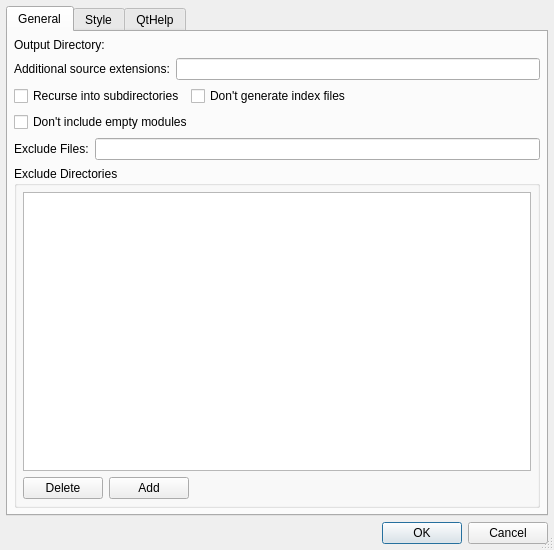
<?xml version="1.0" encoding="UTF-8"?>
<ui version="4.0">
 <class>EricdocConfigDialog</class>
 <widget class="QDialog" name="EricdocConfigDialog">
  <property name="geometry">
   <rect>
    <x>0</x>
    <y>0</y>
    <width>554</width>
    <height>550</height>
   </rect>
  </property>
  <property name="windowTitle">
   <string>Ericdoc Configuration</string>
  </property>
  <property name="sizeGripEnabled">
   <bool>true</bool>
  </property>
  <layout class="QVBoxLayout">
   <item>
    <widget class="QTabWidget" name="tabWidget">
     <property name="currentIndex">
      <number>0</number>
     </property>
     <widget class="QWidget" name="generalTab">
      <attribute name="title">
       <string>General</string>
      </attribute>
      <layout class="QVBoxLayout" name="verticalLayout_2">
       <item>
        <layout class="QHBoxLayout" name="horizontalLayout_2">
         <item>
          <widget class="QLabel" name="TextLabel6">
           <property name="text">
            <string>Output Directory:</string>
           </property>
          </widget>
         </item>
         <item>
          <widget class="E5PathPicker" name="outputDirPicker" native="true">
           <property name="sizePolicy">
            <sizepolicy hsizetype="Expanding" vsizetype="Preferred">
             <horstretch>0</horstretch>
             <verstretch>0</verstretch>
            </sizepolicy>
           </property>
           <property name="focusPolicy">
            <enum>Qt::StrongFocus</enum>
           </property>
           <property name="toolTip">
            <string>Enter an output directory</string>
           </property>
          </widget>
         </item>
        </layout>
       </item>
       <item>
        <layout class="QHBoxLayout">
         <item>
          <widget class="QLabel" name="textLabel1_3">
           <property name="text">
            <string>Additional source extensions:</string>
           </property>
          </widget>
         </item>
         <item>
          <widget class="QLineEdit" name="sourceExtEdit">
           <property name="toolTip">
            <string>Enter additional source extensions separated by a comma</string>
           </property>
          </widget>
         </item>
        </layout>
       </item>
       <item>
        <layout class="QHBoxLayout">
         <item>
          <widget class="QCheckBox" name="recursionCheckBox">
           <property name="toolTip">
            <string>Select to recurse into subdirectories</string>
           </property>
           <property name="text">
            <string>Recurse into subdirectories</string>
           </property>
          </widget>
         </item>
         <item>
          <widget class="QCheckBox" name="noindexCheckBox">
           <property name="toolTip">
            <string>Select, if no index files should be generated</string>
           </property>
           <property name="text">
            <string>Don't generate index files</string>
           </property>
          </widget>
         </item>
         <item>
          <spacer>
           <property name="orientation">
            <enum>Qt::Horizontal</enum>
           </property>
           <property name="sizeType">
            <enum>QSizePolicy::Expanding</enum>
           </property>
           <property name="sizeHint" stdset="0">
            <size>
             <width>145</width>
             <height>20</height>
            </size>
           </property>
          </spacer>
         </item>
        </layout>
       </item>
       <item>
        <layout class="QHBoxLayout">
         <item>
          <widget class="QCheckBox" name="noemptyCheckBox">
           <property name="toolTip">
            <string>Select to exclude empty modules</string>
           </property>
           <property name="text">
            <string>Don't include empty modules</string>
           </property>
          </widget>
         </item>
         <item>
          <spacer>
           <property name="orientation">
            <enum>Qt::Horizontal</enum>
           </property>
           <property name="sizeType">
            <enum>QSizePolicy::Expanding</enum>
           </property>
           <property name="sizeHint" stdset="0">
            <size>
             <width>40</width>
             <height>20</height>
            </size>
           </property>
          </spacer>
         </item>
        </layout>
       </item>
       <item>
        <layout class="QHBoxLayout">
         <item>
          <widget class="QLabel" name="label">
           <property name="text">
            <string>Exclude Files:</string>
           </property>
          </widget>
         </item>
         <item>
          <widget class="QLineEdit" name="excludeFilesEdit">
           <property name="toolTip">
            <string>Enter filename patterns of files to be excluded separated by a comma</string>
           </property>
          </widget>
         </item>
        </layout>
       </item>
       <item>
        <widget class="QGroupBox" name="groupBox">
         <property name="sizePolicy">
          <sizepolicy hsizetype="Preferred" vsizetype="Expanding">
           <horstretch>0</horstretch>
           <verstretch>2</verstretch>
          </sizepolicy>
         </property>
         <property name="title">
          <string>Exclude Directories</string>
         </property>
         <layout class="QGridLayout" name="gridLayout_2">
          <item row="1" column="1">
           <widget class="QPushButton" name="addButton">
            <property name="toolTip">
             <string>Press to add the entered directory to the list</string>
            </property>
            <property name="text">
             <string>Add</string>
            </property>
           </widget>
          </item>
          <item row="1" column="0">
           <widget class="QPushButton" name="deleteButton">
            <property name="toolTip">
             <string>Press to delete the selected directory from the list</string>
            </property>
            <property name="text">
             <string>Delete</string>
            </property>
           </widget>
          </item>
          <item row="0" column="0" colspan="3">
           <widget class="QListWidget" name="ignoreDirsList">
            <property name="sizePolicy">
             <sizepolicy hsizetype="Expanding" vsizetype="Expanding">
              <horstretch>0</horstretch>
              <verstretch>3</verstretch>
             </sizepolicy>
            </property>
            <property name="toolTip">
             <string>List of directory basenames to be ignored</string>
            </property>
           </widget>
          </item>
          <item row="1" column="2">
           <widget class="E5PathPicker" name="ignoreDirPicker" native="true">
            <property name="sizePolicy">
             <sizepolicy hsizetype="Expanding" vsizetype="Preferred">
              <horstretch>0</horstretch>
              <verstretch>0</verstretch>
             </sizepolicy>
            </property>
            <property name="focusPolicy">
             <enum>Qt::StrongFocus</enum>
            </property>
            <property name="toolTip">
             <string>Enter a directory basename to be ignored</string>
            </property>
           </widget>
          </item>
         </layout>
        </widget>
       </item>
      </layout>
     </widget>
     <widget class="QWidget" name="styleTab">
      <attribute name="title">
       <string>Style</string>
      </attribute>
      <layout class="QVBoxLayout">
       <item>
        <widget class="QGroupBox" name="groupBox_3">
         <property name="title">
          <string>Style Sheet</string>
         </property>
         <layout class="QVBoxLayout" name="verticalLayout_3">
          <item>
           <widget class="E5PathPicker" name="cssPicker" native="true">
            <property name="sizePolicy">
             <sizepolicy hsizetype="Expanding" vsizetype="Preferred">
              <horstretch>0</horstretch>
              <verstretch>0</verstretch>
             </sizepolicy>
            </property>
            <property name="focusPolicy">
             <enum>Qt::StrongFocus</enum>
            </property>
            <property name="toolTip">
             <string>Enter the filename of a CSS style sheet. Leave empty to use the colours defined below.</string>
            </property>
           </widget>
          </item>
         </layout>
        </widget>
       </item>
       <item>
        <widget class="QGroupBox" name="groupBox_2">
         <property name="title">
          <string>Colours</string>
         </property>
         <layout class="QGridLayout">
          <item row="3" column="1">
           <widget class="QPushButton" name="cfBgButton">
            <property name="toolTip">
             <string>Press to select the class and function header background colour.</string>
            </property>
            <property name="text">
             <string>Class/Function Header Background</string>
            </property>
           </widget>
          </item>
          <item row="3" column="0">
           <widget class="QPushButton" name="cfFgButton">
            <property name="toolTip">
             <string>Press to select the class and function header foreground colour.</string>
            </property>
            <property name="text">
             <string>Class/Function Header Foreground</string>
            </property>
           </widget>
          </item>
          <item row="2" column="1">
           <widget class="QPushButton" name="l2BgButton">
            <property name="toolTip">
             <string>Press to select the level 2 header background colour.</string>
            </property>
            <property name="text">
             <string>Level 2 Header Background</string>
            </property>
           </widget>
          </item>
          <item row="2" column="0">
           <widget class="QPushButton" name="l2FgButton">
            <property name="toolTip">
             <string>Press to select the level 2 header foreground colour.</string>
            </property>
            <property name="text">
             <string>Level 2 Header Foreground</string>
            </property>
           </widget>
          </item>
          <item row="1" column="1">
           <widget class="QPushButton" name="l1BgButton">
            <property name="toolTip">
             <string>Press to select the level 1 header background colour.</string>
            </property>
            <property name="text">
             <string>Level 1 Header Background</string>
            </property>
           </widget>
          </item>
          <item row="1" column="0">
           <widget class="QPushButton" name="l1FgButton">
            <property name="toolTip">
             <string>Press to select the level 1 header foreground colour.</string>
            </property>
            <property name="text">
             <string>Level 1 Header Foreground</string>
            </property>
           </widget>
          </item>
          <item row="0" column="1">
           <widget class="QPushButton" name="bodyBgButton">
            <property name="toolTip">
             <string>Press to select the body background colour.</string>
            </property>
            <property name="text">
             <string>Body Background</string>
            </property>
           </widget>
          </item>
          <item row="0" column="0">
           <widget class="QPushButton" name="bodyFgButton">
            <property name="toolTip">
             <string>Press to select the body foreground colour.</string>
            </property>
            <property name="text">
             <string>Body Foreground</string>
            </property>
           </widget>
          </item>
          <item row="4" column="0">
           <widget class="QPushButton" name="linkFgButton">
            <property name="toolTip">
             <string>Press to select the foreground colour of links.</string>
            </property>
            <property name="text">
             <string>Links</string>
            </property>
           </widget>
          </item>
          <item row="5" column="0" colspan="2">
           <widget class="QTextEdit" name="sample">
            <property name="toolTip">
             <string>This shows an example of the selected colours.</string>
            </property>
            <property name="readOnly">
             <bool>true</bool>
            </property>
           </widget>
          </item>
         </layout>
        </widget>
       </item>
      </layout>
     </widget>
     <widget class="QWidget" name="qtHelpTab">
      <attribute name="title">
       <string>QtHelp</string>
      </attribute>
      <layout class="QVBoxLayout" name="verticalLayout">
       <item>
        <widget class="QGroupBox" name="qtHelpGroup">
         <property name="title">
          <string>Generate QtHelp Files</string>
         </property>
         <property name="checkable">
          <bool>true</bool>
         </property>
         <property name="checked">
          <bool>false</bool>
         </property>
         <layout class="QGridLayout" name="gridLayout">
          <item row="0" column="0">
           <widget class="QLabel" name="TextLabel6_2">
            <property name="text">
             <string>Output Directory:</string>
            </property>
           </widget>
          </item>
          <item row="0" column="1">
           <widget class="E5PathPicker" name="qtHelpDirPicker" native="true">
            <property name="sizePolicy">
             <sizepolicy hsizetype="Expanding" vsizetype="Preferred">
              <horstretch>0</horstretch>
              <verstretch>0</verstretch>
             </sizepolicy>
            </property>
            <property name="focusPolicy">
             <enum>Qt::StrongFocus</enum>
            </property>
            <property name="toolTip">
             <string>Enter an output directory</string>
            </property>
           </widget>
          </item>
          <item row="1" column="0">
           <widget class="QLabel" name="label_2">
            <property name="text">
             <string>Namespace:</string>
            </property>
           </widget>
          </item>
          <item row="1" column="1">
           <widget class="QLineEdit" name="qtHelpNamespaceEdit">
            <property name="toolTip">
             <string>Enter the namespace</string>
            </property>
           </widget>
          </item>
          <item row="2" column="0">
           <widget class="QLabel" name="label_3">
            <property name="text">
             <string>Virtual Folder:</string>
            </property>
           </widget>
          </item>
          <item row="2" column="1">
           <widget class="QLineEdit" name="qtHelpFolderEdit">
            <property name="toolTip">
             <string>Enter the name of the virtual folder (must not contain '/')</string>
            </property>
           </widget>
          </item>
          <item row="3" column="0">
           <widget class="QLabel" name="label_4">
            <property name="text">
             <string>Filter Name:</string>
            </property>
           </widget>
          </item>
          <item row="3" column="1">
           <widget class="QLineEdit" name="qtHelpFilterNameEdit">
            <property name="toolTip">
             <string>Enter the name of the custom filter</string>
            </property>
           </widget>
          </item>
          <item row="4" column="0">
           <widget class="QLabel" name="label_5">
            <property name="text">
             <string>Filter Attributes:</string>
            </property>
           </widget>
          </item>
          <item row="4" column="1">
           <widget class="QLineEdit" name="qtHelpFilterAttributesEdit">
            <property name="toolTip">
             <string>Enter the filter attributes separated by ':'</string>
            </property>
           </widget>
          </item>
          <item row="5" column="0">
           <widget class="QLabel" name="label_6">
            <property name="text">
             <string>Title:</string>
            </property>
           </widget>
          </item>
          <item row="5" column="1">
           <widget class="QLineEdit" name="qtHelpTitleEdit">
            <property name="toolTip">
             <string>Enter a short title for the top entry</string>
            </property>
           </widget>
          </item>
          <item row="6" column="0" colspan="2">
           <widget class="QCheckBox" name="qtHelpGenerateCollectionCheckBox">
            <property name="toolTip">
             <string>Select to generate the QtHelp collection files</string>
            </property>
            <property name="text">
             <string>Generate QtHelp collection files</string>
            </property>
           </widget>
          </item>
          <item row="7" column="0" colspan="2">
           <spacer name="verticalSpacer">
            <property name="orientation">
             <enum>Qt::Vertical</enum>
            </property>
            <property name="sizeHint" stdset="0">
             <size>
              <width>20</width>
              <height>271</height>
             </size>
            </property>
           </spacer>
          </item>
         </layout>
        </widget>
       </item>
      </layout>
     </widget>
    </widget>
   </item>
   <item>
    <widget class="QDialogButtonBox" name="buttonBox">
     <property name="orientation">
      <enum>Qt::Horizontal</enum>
     </property>
     <property name="standardButtons">
      <set>QDialogButtonBox::Cancel|QDialogButtonBox::Ok</set>
     </property>
    </widget>
   </item>
  </layout>
 </widget>
 <layoutdefault spacing="6" margin="6"/>
 <pixmapfunction>qPixmapFromMimeSource</pixmapfunction>
 <customwidgets>
  <customwidget>
   <class>E5PathPicker</class>
   <extends>QWidget</extends>
   <header>E5Gui/E5PathPicker.h</header>
   <container>1</container>
  </customwidget>
 </customwidgets>
 <tabstops>
  <tabstop>tabWidget</tabstop>
  <tabstop>outputDirPicker</tabstop>
  <tabstop>sourceExtEdit</tabstop>
  <tabstop>recursionCheckBox</tabstop>
  <tabstop>noindexCheckBox</tabstop>
  <tabstop>noemptyCheckBox</tabstop>
  <tabstop>excludeFilesEdit</tabstop>
  <tabstop>ignoreDirsList</tabstop>
  <tabstop>ignoreDirPicker</tabstop>
  <tabstop>addButton</tabstop>
  <tabstop>deleteButton</tabstop>
  <tabstop>cssPicker</tabstop>
  <tabstop>bodyFgButton</tabstop>
  <tabstop>bodyBgButton</tabstop>
  <tabstop>l1FgButton</tabstop>
  <tabstop>l1BgButton</tabstop>
  <tabstop>l2FgButton</tabstop>
  <tabstop>l2BgButton</tabstop>
  <tabstop>cfFgButton</tabstop>
  <tabstop>cfBgButton</tabstop>
  <tabstop>linkFgButton</tabstop>
  <tabstop>sample</tabstop>
  <tabstop>qtHelpGroup</tabstop>
  <tabstop>qtHelpDirPicker</tabstop>
  <tabstop>qtHelpNamespaceEdit</tabstop>
  <tabstop>qtHelpFolderEdit</tabstop>
  <tabstop>qtHelpFilterNameEdit</tabstop>
  <tabstop>qtHelpFilterAttributesEdit</tabstop>
  <tabstop>qtHelpTitleEdit</tabstop>
  <tabstop>qtHelpGenerateCollectionCheckBox</tabstop>
 </tabstops>
 <resources/>
 <connections>
  <connection>
   <sender>buttonBox</sender>
   <signal>accepted()</signal>
   <receiver>EricdocConfigDialog</receiver>
   <slot>accept()</slot>
   <hints>
    <hint type="sourcelabel">
     <x>31</x>
     <y>480</y>
    </hint>
    <hint type="destinationlabel">
     <x>31</x>
     <y>498</y>
    </hint>
   </hints>
  </connection>
  <connection>
   <sender>buttonBox</sender>
   <signal>rejected()</signal>
   <receiver>EricdocConfigDialog</receiver>
   <slot>reject()</slot>
   <hints>
    <hint type="sourcelabel">
     <x>125</x>
     <y>482</y>
    </hint>
    <hint type="destinationlabel">
     <x>125</x>
     <y>499</y>
    </hint>
   </hints>
  </connection>
 </connections>
</ui>
